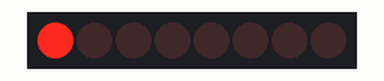
Bench run of a sketch on a simulated Arduino Uno, built with avr-gcc and run on an emulated ATmega328P. Parts: 8 shift-register outputs drawn as a row of LEDs (first output left, lit = HIGH). Wiring (inferred from the names in the program): shift register (74HC595): data pin 11; shift clock pin 12; latch pin 8. Wiring (inferred from the signals the program sends): row of LEDs: on Q0, Q1, Q2, Q3, Q4, Q5, Q6, Q7.

Above: at 0.05 s.
At 0.45 s:
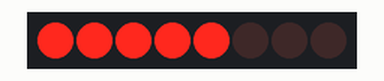
At 0.85 s:
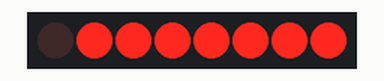
At 1.75 s:
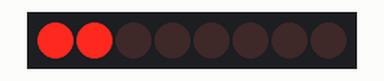
At 2.65 s:
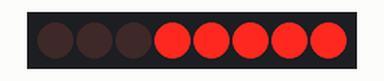
At 3.55 s:
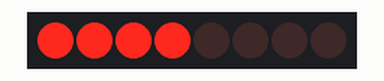
Timing chart, 0 to 3.9 s (numbered marks = the images above):
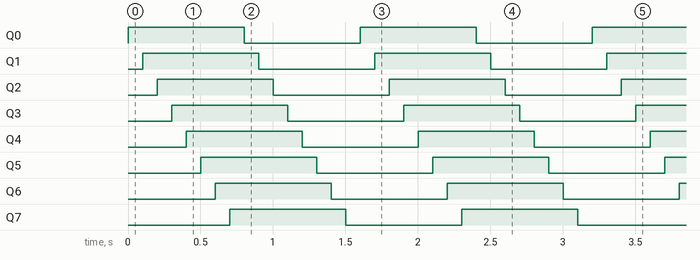

Measured:
- by itself, Q0–7: alternates HIGH for 0.80 s and LOW for 0.80 s
- by itself, everything shown: repeats every 1.6 s, in 16 steps

The sketch:

Shift_register.ino
```cpp
/*

  "GizDuino Starter kit"

  Shift Register Sample code

  STEP 1: Construct the circuit of GizDuino Shift Register.
  STEP 2: Connect the USB Cable to your computer.
  STEP 3: Open the Arduino IDE.
  STEP 4: Open the Shift Register Sample code from GizDuino Starter kit code.
  STEP 5: Then, click Upload.

  code by: yan_g http out
  modified date: June 25, 2014


 */

//givenname for digital pins.
const int lthPin = 8;
const int clkPin = 12;
const int datPin = 11;

//a byte is 8 bits/LED)
byte BTS = 0;
// the setting up of pins.
void setup() {
  // initialize the digital pin as an output.
  pinMode(lthPin, OUTPUT);
  pinMode(datPin, OUTPUT);
  pinMode(clkPin, OUTPUT);
}

void loop() {
  for (int j = 0; j < 8; j++) {
    regisTog(j);
    delay(100);
  }
}

// This method sends bits to the shift register:
void regisTog(int pin) {
  //  turn of the output so the pins don't light up
  //  while we're shifting bits
  digitalWrite(lthPin, LOW);

  // read bit state
  int State = bitRead(BTS, pin);

  // change bit state
  State = -State + 1;

  // toggle the bit in bitsToSend:
  bitWrite(BTS, pin, State);

  // shift the bits out:
  shiftOut(datPin, clkPin, MSBFIRST, BTS);

  // turn on the output so the LEDs can light up:
  digitalWrite(lthPin, HIGH);
}
```
